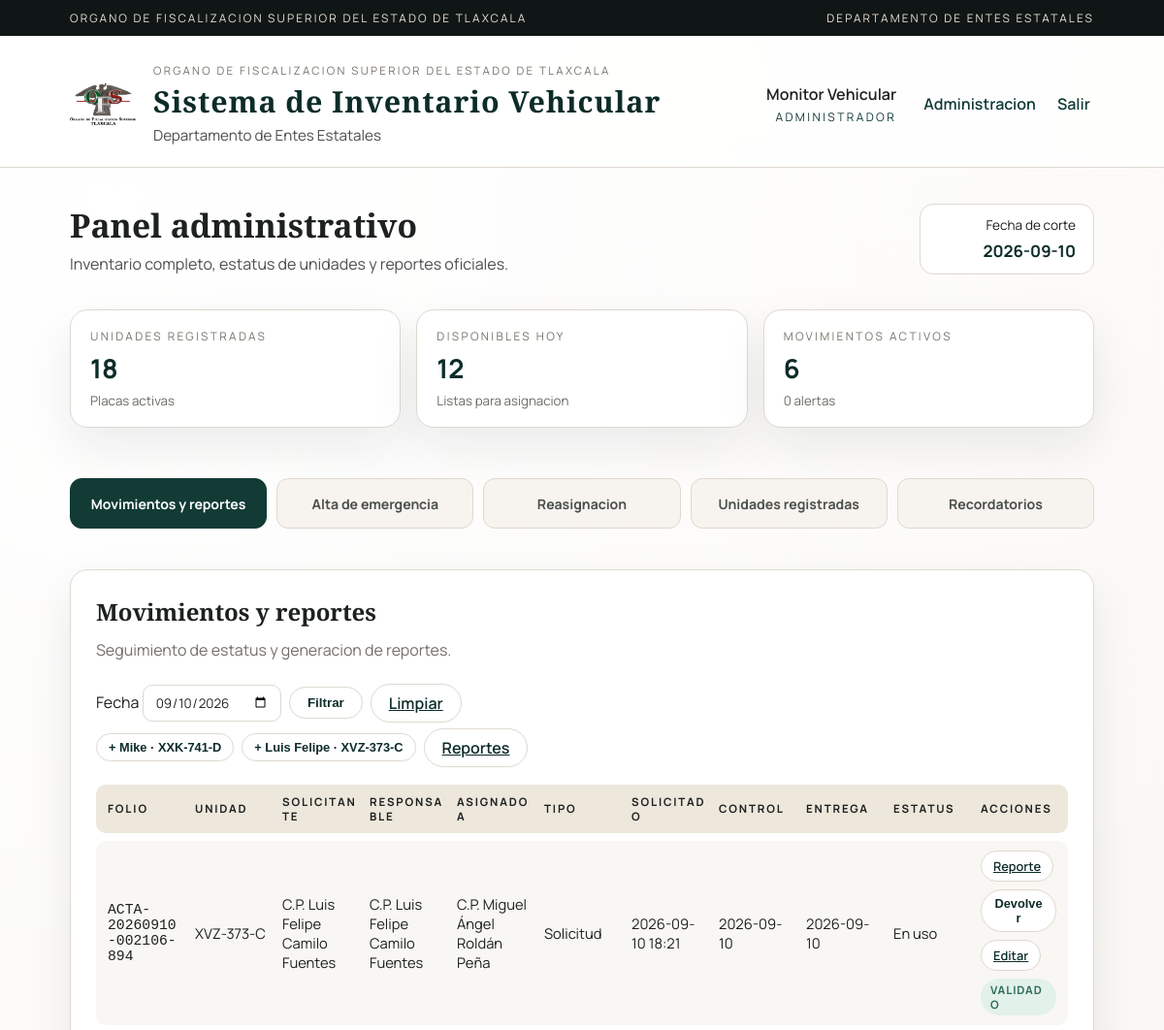
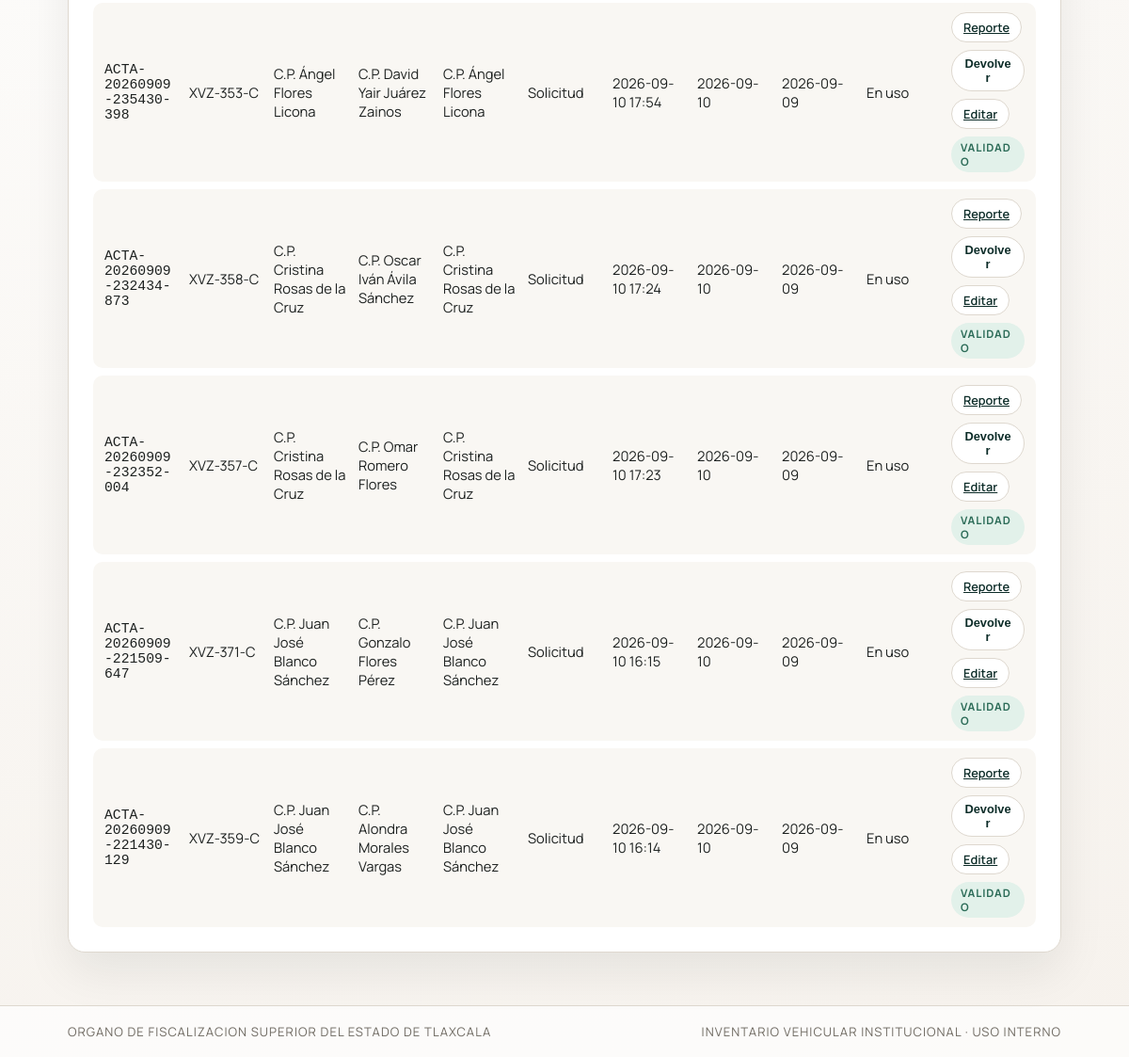
Screenshot of /admin?fecha=2026-09-10 (signed in) with the database file from the repository (2 pictures, top to bottom).
### tables this page shows
CREATE TABLE usuarios (
                id INTEGER PRIMARY KEY AUTOINCREMENT,
                nombre TEXT NOT NULL,
                usuario TEXT UNIQUE NOT NULL,
                clave TEXT NOT NULL,
                rol TEXT NOT NULL DEFAULT 'usuario',
                puesto TEXT DEFAULT '',
                entes TEXT NOT NULL DEFAULT 'TODOS',
                activo INTEGER DEFAULT 1
            , telefono_whatsapp TEXT);

CREATE TABLE vehiculos (
                id INTEGER PRIMARY KEY AUTOINCREMENT,
                placa TEXT UNIQUE NOT NULL,
                modelo TEXT NOT NULL,
                marca TEXT NOT NULL,
                activo INTEGER DEFAULT 1
            , categoria TEXT NOT NULL DEFAULT 'Financiero');

CREATE TABLE "movimientos" (
                    id INTEGER PRIMARY KEY AUTOINCREMENT,
                    folio TEXT UNIQUE NOT NULL,
                    usuario_id INTEGER NOT NULL,
                    ente_clave TEXT NOT NULL,
                    fecha_solicitud TEXT NOT NULL,
                    fecha_entrega TEXT,
                    fecha_devolucion TEXT,
                    cantidad INTEGER NOT NULL,
                    receptor_nombre TEXT NOT NULL,
                    firma_recepcion TEXT,
                    devuelto INTEGER DEFAULT 0,
                    observaciones TEXT,
                    resguardante_nombre TEXT,
                    resguardante_id INTEGER,
                    placa_unidad TEXT,
                    marca TEXT,
                    modelo TEXT,
                    responsable_vehiculo TEXT,
                    vehiculo_id INTEGER,
                    responsable_id INTEGER,
                    no_pasajeros INTEGER,
                    ruta_destino TEXT,
                    motivo_salida TEXT,
                    created_at TIMESTAMP DEFAULT CURRENT_TIMESTAMP, es_emergencia INTEGER DEFAULT 0,
                    FOREIGN KEY(usuario_id) REFERENCES usuarios(id),
                    FOREIGN KEY(vehiculo_id) REFERENCES vehiculos(id)
                );

### app.py (the view)
    @app.route("/admin")
    def admin():
        if session.get("rol") != "monitor":
            return redirect(url_for("dashboard"))
        context = _build_admin_context(
            app,
            db_manager,
            session.get("rol"),
            request.args.get("fecha"),
        )
        context["monitor_active_panel"] = (
            request.args.get("tab")
            if request.args.get("tab") in {"movimientos", "emergencia", "reasignacion", "unidades", "recordatorios"}
            else "movimientos"
        )
        for categoria, texto in get_flashed_messages(with_categories=True):
            if categoria == "error":
                context["error"] = texto
            elif categoria == "mensaje":
                context["mensaje"] = texto
        return render_template(
            "admin.html",
            usuario=session.get("nombre"),
            rol=session.get("rol"),
            **context,
        )

### app.py (called while the page is built, shortened)
def _fecha_iso_desde_texto(fecha_txt: Optional[str]) -> Optional[str]:
    if not fecha_txt:
        return None
    fecha_base = str(fecha_txt).strip()[:10]
    try:
        return datetime.strptime(fecha_base, "%Y-%m-%d").date().isoformat()
    except ValueError:
        return None

def _filtrar_movimientos_hoy(
    movimientos: List[dict],
    hoy: Optional[date] = None,
    incluir_prestamos_pendientes: bool = False,
) -> List[dict]:
    hoy_iso = (hoy or date.today()).isoformat()
    filtrados = []
    for mov in movimientos:
        if _fecha_iso_desde_texto(mov.get("fecha_solicitud")) == hoy_iso:
            filtrados.append(mov)
            continue
        if (
            incluir_prestamos_pendientes
            and mov.get("tipo") == "prestamo"
            and (mov.get("estado") or "").strip().upper() == "PENDIENTE"
        ):
            filtrados.append(mov)
    return filtrados

def _fecha_referencia_registros(fecha_txt: Optional[str] = None) -> date:
    if fecha_txt:
        try:
            return datetime.strptime(fecha_txt, "%Y-%m-%d").date()
        except ValueError:
            pass

def _limites_semana_laboral(base: Optional[date] = None, total: int = 5) -> Tuple[date, date]:
    hoy = base or date.today()
    inicio = hoy
    if inicio.weekday() >= 5:
        dias_hasta_lunes = (7 - inicio.weekday()) % 7
        inicio = inicio + timedelta(days=dias_hasta_lunes)
    fin = inicio
    dias_contados = 1
    while dias_contados < total:
        fin += timedelta(days=1)
        if fin.weekday() < 5:
            dias_contados += 1
    return inicio, fin

def _agrupar_vehiculos_por_resguardante(vehiculos: List[dict]) -> List[dict]:
    def _resguardante(vehiculo: dict) -> str:
        return (vehiculo.get("propietarios_nombres") or "Sin asignacion").strip() or "Sin asignacion"
    ordenados = sorted(
        vehiculos,
        key=lambda item: (
            _resguardante(item).casefold(),
            (item.get("categoria") or "").casefold(),
            (item.get("placa") or "").casefold(),
        ),
    )
    grupos = []
    for vehiculo in ordenados:
        resguardante = _resguardante(vehiculo)
        if not grupos or grupos[-1]["resguardante"] != resguardante:
            grupos.append({"resguardante": resguardante, "vehiculos": []})
        grupos[-1]["vehiculos"].append(vehiculo)
    return grupos

def _es_movimiento_validable(movimiento: dict) -> bool:
    return not movimiento.get("fecha_entrega") and not movimiento.get("rechazado")

### templates/admin.html (shortened to what this page needs)
{% extends "base.html" %}
{% block content %}
<section class="page-header">
  <div>
    <h2>Panel administrativo</h2>
    <p>Inventario completo, estatus de unidades y reportes oficiales.</p>
  </div>
  <div class="date-chip">
    <span>Fecha de corte</span>
    <strong>{{ today }}</strong>
  </div>
</section>
<section class="stats-grid">
  <div class="stat-card">
    <span>Unidades registradas</span>
    <strong>{{ total_vehiculos }}</strong>
    <small>Placas activas</small>
  </div>
  <div class="stat-card">
    <span>Disponibles hoy</span>
    <strong>{{ total_disponible }}</strong>
    <small>Listas para asignacion</small>
  </div>
  <div class="stat-card">
    <span>Movimientos activos</span>
    <strong>{{ movimientos_en_uso }}</strong>
    <small>{{ movimientos_alerta }} alertas</small>
  </div>
</section>
{% if rol == "monitor" %}
{% set active_panel = monitor_active_panel|default("movimientos") %}
<section class="monitor-menu" aria-label="Menú administrativo">
  <button class="monitor-tab{% if active_panel == 'movimientos' %} is-active{% endif %}" type="button" data-monitor-tab="movimientos" aria-controls="monitor-panel-movimientos">Movimientos y reportes</button>
  <button class="monitor-tab{% if active_panel == 'emergencia' %} is-active{% endif %}" type="button" data-monitor-tab="emergencia" aria-controls="monitor-panel-emergencia">Alta de emergencia</button>
  <button class="monitor-tab{% if active_panel == 'reasignacion' %} is-active{% endif %}" type="button" data-monitor-tab="reasignacion" aria-controls="monitor-panel-reasignacion">Reasignacion</button>
  <button class="monitor-tab{% if active_panel == 'unidades' %} is-active{% endif %}" type="button" data-monitor-tab="unidades" aria-controls="monitor-panel-unidades">Unidades registradas</button>
  <button class="monitor-tab{% if active_panel == 'recordatorios' %} is-active{% endif %}" type="button" data-monitor-tab="recordatorios" aria-controls="monitor-panel-recordatorios">Recordatorios</button>
</section>
{% endif %}
<section class="card {% if rol == 'monitor' %}monitor-panel{% if active_panel == 'movimientos' %} is-active{% endif %}{% endif %}" {% if rol == 'monitor' %}id="monitor-panel-movimientos" data-monitor-panel="movimientos" {% if active_panel != 'movimientos' %}hidden{% endif %}{% endif %}>
  <div class="card-header">
    <div>
      <h2>Movimientos y reportes</h2>
      <p class="subtitle">Seguimiento de estatus y generacion de reportes.</p>
    </div>
    <form method="get" action="{{ url_for('admin') }}" class="actions-inline">
      <label>
        <span>Fecha</span>
        <input class="date-input" type="date" name="fecha" value="{{ fecha_consulta or '' }}">
      </label>
      <button class="btn ghost" type="submit">Filtrar</button>
      {% if fecha_consulta %}
      <a class="btn ghost" href="{{ url_for('admin') }}">Limpiar</a>
      {% endif %}
    </form>
    {% if rol in ["monitor", "admin"] %}
    <div class="actions-inline">
      {% if rol == "monitor" %}
        {% for movimiento_rapido in movimientos_rapidos %}
        <form method="post" action="{{ url_for('movimientos_rapido', usuario=movimiento_rapido.usuario) }}">
          <button
            class="btn ghost btn-small"
            type="submit"
            aria-label="Agregar y validar movimiento de {{ movimiento_rapido.usuario_nombre_corto }} con {{ movimiento_rapido.placa }}"
          >+ {{ movimiento_rapido.usuario_nombre_corto }} · {{ movimiento_rapido.placa }}</button>
        </form>
        {% endfor %}
      {% endif %}
      <a class="btn ghost" href="{{ url_for('reporte_diario', fecha=fecha_consulta) if fecha_consulta else url_for('reporte_diario') }}">Reportes</a>
    </div>
    {% endif %}
  </div>
  {% if movimientos %}
  <div class="table {% if rol == 'monitor' %}table-11{% else %}table-7{% endif %}">
    <div class="table-row header">
      <span>Folio</span>
      <span>Unidad</span>
      <span>Solicitante</span>
      {% if rol == "monitor" %}
      <span>Responsable</span>
      <span>Asignado a</span>
      <span>Tipo</span>
      {% endif %}
      {% if rol == "monitor" %}
      <span>Solicitado</span>
      {% endif %}
      <span>{% if rol == "monitor" %}Control{% else %}Solicitud{% endif %}</span>
      <span>Entrega</span>
      <span>Estatus</span>
      <span>{% if rol in ["monitor", "admin"] %}Acciones{% else %}Reporte{% endif %}</span>
    </div>
    {% for mov in movimientos %}
    <div class="table-row">
      <span class="mono">{{ mov.data.folio }}</span>
      <span>{{ mov.data.placa_unidad }}</span>
      <span>{{ mov.data.usuario_nombre }}</span>
      {% if rol == "monitor" %}
      <span>{{ mov.data.responsable_vehiculo or 'Sin responsable' }}</span>
      <span>{{ mov.data.propietarios_nombres or mov.data.resguardante_nombre or 'Sin asignacion' }}</span>
      <span>
        {% if mov.data.es_emergencia %}
          Emergencia
        {% elif mov.data.tipo == "prestamo" %}
          Prestamo
        {% else %}
          Solicitud
        {% endif %}
      </span>
      {% endif %}
      {% if rol == "monitor" %}
      <span>
        {% if mov.data.fecha_solicitud %}
          {{ mov.data.fecha_solicitud }} {{ mov.data.hora_solicitud_mx or "--:--" }}
        {% else %}
          -
        {% endif %}
      </span>
      {% endif %}
      <span>{{ mov.data.fecha_solicitud }}</span>
      <span>{{ mov.data.fecha_entrega or "Pendiente" }}</span>
      <span>
        {% if mov.data.rechazado %}
          Rechazado
        {% elif mov.data.conflicto and not mov.data.fecha_entrega %}
          Conflicto
        {% elif mov.data.devuelto %}
          Devuelto
        {% elif mov.alerta %}
          Alerta +7 dias
        {% elif mov.data.fecha_entrega %}
          En uso
        {% else %}
          Pendiente
        {% endif %}
      </span>
      <span class="actions-inline">
        {% if mov.data.fecha_entrega %}
          <a class="btn ghost btn-small" href="{{ url_for('reporte_prestamo', prestamo_id=mov.data.id) if mov.data.tipo == 'prestamo' else url_for('reporte_movimiento', mov_id=mov.data.id) }}">Reporte</a>
          {% if mov.data.tipo != 'prestamo' and not mov.data.devuelto %}
          <form method="post" action="{{ url_for('movimientos_devolver', mov_id=mov.data.id) }}">
            <button class="btn ghost btn-small" type="submit">Devolver</button>
          </form>
          {% endif %}
        {% endif %}
        {% if rol == "monitor" %}
          {% if not mov.data.rechazado %}
            <a
              class="btn ghost btn-small"
              href="{{ url_for('solicitudes_editar', tipo=mov.data.tipo, solicitud_id=mov.data.id, fecha_consulta=fecha_consulta or '') }}"
            >Editar</a>
          {% endif %}
          {% if mov.data.tipo == "prestamo" %}
            {% if mov.data.rechazado %}
              <span class="badge danger">Rechazado</span>
            {% elif mov.data.fecha_entrega %}
              <span class="badge success">Validado</span>
            {% else %}
              <form method="post" action="{{ url_for('prestamos_validar', prestamo_id=mov.data.id) }}">
                <input type="hidden" name="fecha" value="{{ fecha_consulta or '' }}">
                <button class="btn ghost btn-small" type="submit">Validar</button>
              </form>
              <form method="post" action="{{ url_for('prestamos_rechazar', prestamo_id=mov.data.id) }}">
                <input type="hidden" name="fecha" value="{{ fecha_consulta or '' }}">
                <button class="btn danger btn-small" type="submit" onclick="return confirm('Confirmar rechazo?')">Rechazar</button>
              </form>
            {% endif %}
          {% else %}
            {% if mov.data.rechazado %}
              <span class="badge danger">Rechazado</span>
            {% elif mov.data.fecha_entrega %}
              <span class="badge success">Validado</span>
            {% endif %}
          {% endif %}
        {% endif %}
      </span>
    </div>
    {% endfor %}
  </div>
  {% else %}
  <p class="empty">Sin movimientos registrados.</p>
  {% endif %}
</section>
{% endblock %}

### templates/base.html (shortened to what this page needs)
<!doctype html>
<html lang="es">
  <head>
    <link rel="stylesheet" href="{{ url_for('static', filename='css/style.css') }}">
  </head>
  <body>
    <div class="page">
      <div class="gov-topbar">
        <span>Organo de Fiscalizacion Superior del Estado de Tlaxcala</span>
        <span>Departamento de Entes Estatales</span>
      </div>
      <header class="gov-header">
        <div class="brand">
          <img class="brand-logo" src="{{ url_for('static', filename='img/logo.png') }}" alt="Organo de Fiscalizacion Superior del Estado de Tlaxcala">
          <div class="brand-text">
            <span class="brand-overline">Organo de Fiscalizacion Superior del Estado de Tlaxcala</span>
            <h1>Sistema de Inventario Vehicular</h1>
            <p>Departamento de Entes Estatales</p>
          </div>
        </div>
        {% if session.get('autenticado') %}
        <div class="user-area">
          <div class="user-chip">
            <span class="user-name">{{ session.get('nombre') }}</span>
            <span class="user-role">
              {% if session.get('rol') == 'monitor' %}
                Administrador
              {% else %}
                USUARIO
              {% endif %}
            </span>
          </div>
          <nav class="nav-links">
            {% if session.get('rol') == 'monitor' %}
            <a href="{{ url_for('admin') }}">Administracion</a>
            {% else %}
            <a href="{{ url_for('dashboard') }}">Solicitud</a>
            {% endif %}
            <a href="{{ url_for('logout') }}">Salir</a>
          </nav>
        </div>
        {% endif %}
      </header>
      <main class="content">
        <div class="content-inner">
          {% block content %}{% endblock %}
        </div>
      </main>
      <footer class="footer">
        <span>Organo de Fiscalizacion Superior del Estado de Tlaxcala</span>
        <span>Inventario vehicular institucional · Uso interno</span>
      </footer>
    </div>
  </body>
</html>

### rows the page displays
usuarios: get "Monitor Vehicular"
vehiculos: placa "XXK-741-D"
vehiculos: placa "XVZ-373-C"
movimientos: data.folio "ACTA-20260910-002106-894", data.fecha_solicitud "2026-09-10", data.fecha_solicitud "2026-09-10", data "2026-09-10"
usuarios: data.usuario_nombre "C.P. Luis Felipe Camilo Fuentes"
movimientos: data.folio "ACTA-20260909-235430-398", data.fecha_solicitud "2026-09-10", data.fecha_solicitud "2026-09-10", data "2026-09-09"
usuarios: data.usuario_nombre "C.P. Ángel Flores Licona"
movimientos: data.folio "ACTA-20260909-232434-873", data.fecha_solicitud "2026-09-10", data.fecha_solicitud "2026-09-10", data "2026-09-09"
usuarios: data.usuario_nombre "C.P. Cristina Rosas de la Cruz" "C.P. Cristina Rosas de la Cruz"
movimientos: data.folio "ACTA-20260909-232352-004", data.fecha_solicitud "2026-09-10", data.fecha_solicitud "2026-09-10", data "2026-09-09"
movimientos: data.folio "ACTA-20260909-221509-647", data.placa_unidad "XVZ-371-C", data.usuario_nombre "C.P. Juan José Blanco Sánchez", data "C.P. Gonzalo Flores Pérez", data "C.P. Juan José Blanco Sánchez", data.fecha_solicitud "2026-09-10", data "16:15", data "2026-09-09", devuelto "En uso", shows "VALIDADO"
movimientos: data.folio "ACTA-20260909-221430-129", data.placa_unidad "XVZ-359-C", data.usuario_nombre "C.P. Juan José Blanco Sánchez", data "C.P. Alondra Morales Vargas", data "C.P. Juan José Blanco Sánchez", data.fecha_solicitud "2026-09-10", data "16:14", data "2026-09-09", devuelto "En uso", shows "VALIDADO"

### other values shown
{{ total_vehiculos }} "18"
{{ total_disponible }} "12"
{{ movimientos_en_uso }} "6"
{{ movimientos_alerta }} "0"
{{ movimiento_rapido.usuario_nombre_corto }} "Mike" "Luis Felipe"
{{ mov.data.placa_unidad }} "XVZ-373-C" "XVZ-353-C" "XVZ-358-C" "XVZ-357-C"
{{ mov.data.responsable_vehiculo or 'Sin responsable' }} "C.P. Luis Felipe Camilo Fuentes" "C.P. David Yair Juárez Zainos" "C.P. Oscar Iván Ávila Sánchez" "C.P. Omar Romero Flores"
{{ mov.data.hora_solicitud_mx or "--:--" }} "18:21" "17:54" "17:24" "17:23"
